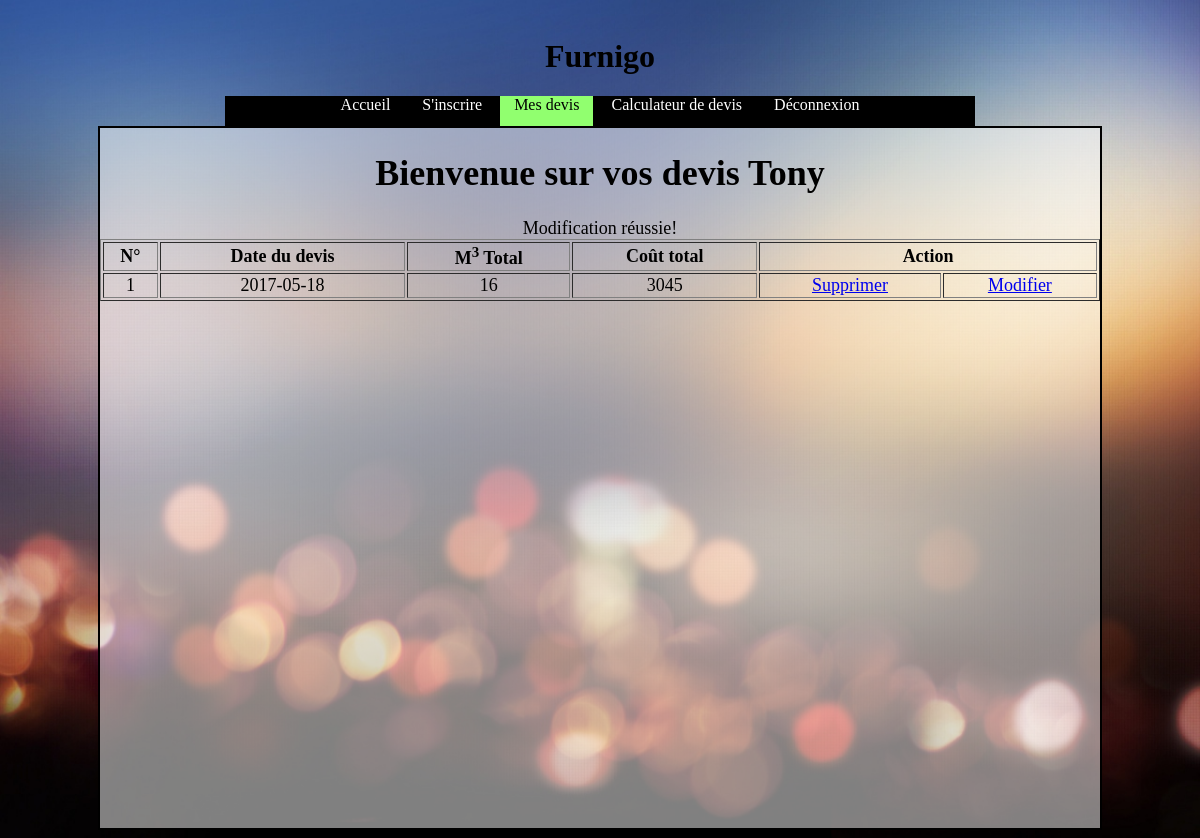
/Furnigo/devis.php?msg=17 (signed in), run on the app's committed database.
### tables this page shows
CREATE TABLE IF NOT EXISTS `t_devis` (
  `idDevis` int(11) NOT NULL AUTO_INCREMENT,
  `Montant` int(11) NOT NULL,
  `DateDevis` date NOT NULL,
  `TotalM3` int(11) NOT NULL,
  `idClient` int(11) NOT NULL,
  PRIMARY KEY (`idDevis`),
  KEY `FK_T_DEVIS_idClient` (`idClient`)
);

### Furnigo/quotation.php (called while the page is built, shortened)
<?php
function GetQuotation($idUser){
    $db = connectdb();
    $sql = $db->prepare("SELECT * FROM t_devis WHERE idClient = :idUser");
    $sql->bindParam(':idUser',$idUser,PDO::PARAM_INT);
    if($sql->execute()){
        return $sql->fetchAll(PDO::FETCH_ASSOC);
    }
    else{
        return false;
    }
}

### Furnigo/devis.php (the view, shortened to what this page needs)
<?php
require_once 'quotation.php';
$devis = GetQuotation($_SESSION['idUser']);
if(isset($_GET['msg'])){
    if($code = 17){
        $msg = "Modification réussie!";
    }
    elseif($code = 99){
        $msg = "Erreure lors de la modification!";
    }
}
?>
<!DOCTYPE html>
<html>
    <head>
        <link rel="stylesheet" type="text/css" href="css/style.css">
    </head>
    <body>
    <center>
        <div id="title"><h1>Furnigo</h1></div>
        <nav>
            <ul>
                <li><a href="index.php">Accueil</a></li>
                <li><a href="inscription.php">S'inscrire</a></li>
                <li><a href="devis.php" class="active">Mes devis</a></li>
                <li><a href="calculateur.php">Calculateur de devis</a></li>
                <?php if (isset($_SESSION['name'])) { ?>
                    <li><a href="logout.php">Déconnexion</a></li>
                <?php } ?>
            </ul>
        </nav>
        <div id="content">
            <?php echo "<h1>Bienvenue sur vos devis " . $_SESSION['name'] . '</h1>'; ?>
            <?php if(isset($msg)){
                echo $msg;
            }
?>
            <table border="1" width="100%">
                <th>N°</th>
                <th>Date du devis</th>
                <th>M<sup>3</sup> Total</th>
                <th>Coût total</th>
                <th colspan="2">Action</th>
                <?php
                $persoCounter = 1;
                foreach ($devis as $devi):
                    ?>
                    <tr>
                        <td style="text-align: center"><?php echo $persoCounter ?></td>
                        <td style="text-align: center"><?php echo $devi['DateDevis'] ?></td>
                        <td style="text-align: center"><?php echo $devi['TotalM3'] ?></td>
                        <td style="text-align: center"><?php echo $devi['Montant'] ?></td>
                        <td style="text-align: center"><a href="devis.php?id=<?php echo $devi['idDevis'] ?>">Supprimer</a></td>
                        <td style="text-align: center"><a href="modifier.php?id=<?php echo $devi['idDevis'] ?>">Modifier</a></td>
                    </tr>
                    <?php $persoCounter++;
                endforeach;
                ?>
            </table>
        </div>
    </center>
</body>
</html>

### Furnigo/css/style.css (style rules this page uses)
#title { margin-top: 1cm; text-align: center; list-style-type: none; }
nav { alignment-adjust: middle; background-color: black; height: 30px; width: 750px; }
ul { list-style-type: none; margin: 0; padding: 0; overflow: hidden; }
li { display: inline-block; vertical-align: middle; height: 30px; }
li a { color: white; text-align: center; padding: 14px; text-decoration: none; height: 30px; }
.active { background-color: #91FF6F; color: black; }
#content { width: 1000px; height: 700px; background: -moz-linear-gradient(top, rgba(255,255,255,0.5) 0%, rgba(255,255,255,0.5) 100%); background: -webkit-linear-gradient(top, rgba(255,255,255,0.5) 0%,rgba(255,255,255,0.5) 100%); background: linear-gradient(to bottom, rgba(255,255,255,0.5) 0%,rgba(255,255,255,0.5) 100%); filter: progid:DXImageTransform.Microsoft.gradient( startColorstr='#80ffffff', endColorstr='#80ffffff',GradientType=0 ); overflow: auto; border: 2px solid black; font-size: large; }
body { background: url("../img/background.jpg") no-repeat center center fixed; background-size: cover; }

### data on the page
t_devis: DateDevis "2017-05-18", TotalM3 "16", Montant "3045"

### other printed values
$_SESSION['name'] "Tony"
$msg "Modification réussie!"
